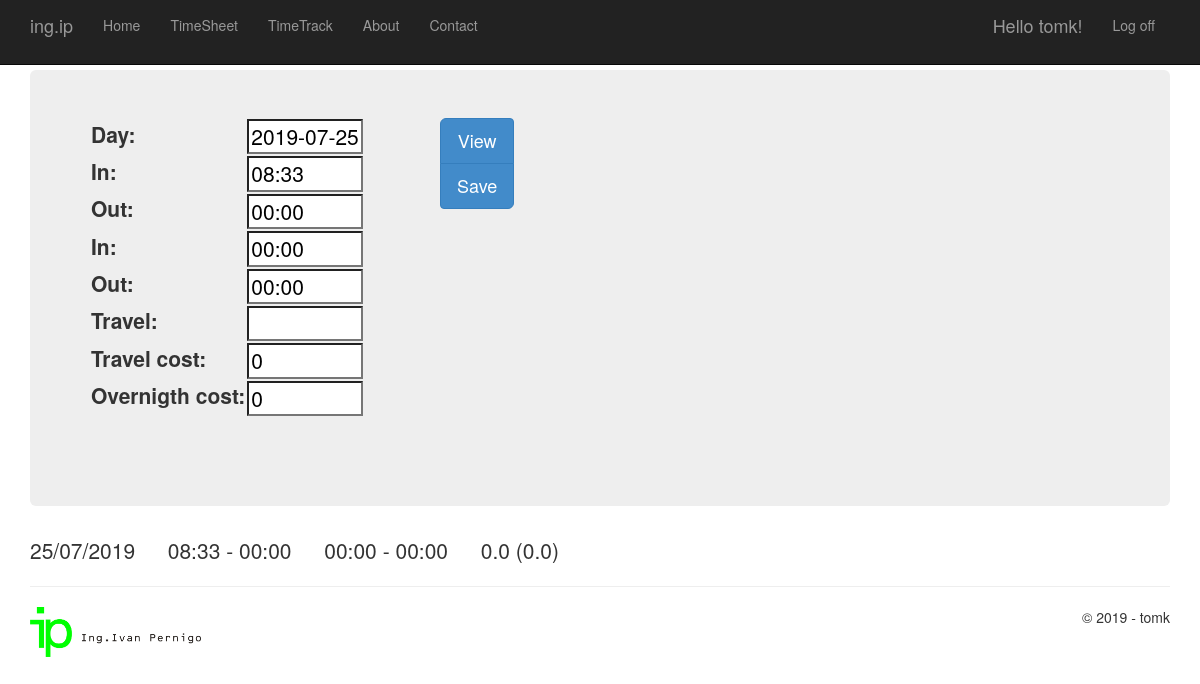
Screenshot of /dtform (signed in) with the database file from the repository.
### app/models.py (models this page shows, shortened)
class DayTime(models.Model):
    day = models.DateField('day', default=datetime.date.today, primary_key=True)
    totH = models.FloatField('day tot hour presence', default=0.0)
    offH = models.FloatField('day tot hour off', default=0.0)
    travel = models.CharField(max_length=50, blank=True)
    travel_cost = models.IntegerField('travel cost', default=0)
    overnigth_cost = models.IntegerField('overnigth cost', default=0)
    inM = models.TimeField('in:', default='00:00')
    outM = models.TimeField('out:', default='00:00')
    inA = models.TimeField('in:', default='00:00')
    outA = models.TimeField('out:', default='00:00')
    hol = models.BooleanField('hol:', default=False)
    decimaltotH = 0.00

### app/views.py (the view)
# urls.py: url(r'^dtform$', app.views.dtform, name='dtform'),
def dtform(request):
    assert isinstance(request, HttpRequest)
    qs = DayTime.objects.filter(day=datetime.datetime.now().strftime("%Y-%m-%d"))
    if qs.count() > 0:
        dt = qs[0]
    else:
        dt = DayTime()
    if request.method == "POST":
        form = PostDayTime(request.POST, instance=dt)
        if form.is_valid():
            if 'View' in form.data:
                day = request.POST.get('day')
                dt = DayTime.objects.get(day=day)
                form = PostDayTime(instance=dt)
            else:
                post = form.save(commit=False)
                post.totH = post.calc_totH()
                off = 8 - post.totH
                if off > 0:
                    post.offH = off
                else:
                    post.offH = 0
                post.save()
    else:
        form = PostDayTime(instance=dt)
    return render(
        request,
        'app/dtform.html',
        {
            'title':'Time track',
            'year':datetime.datetime.now().year,
            'day':datetime.datetime.now().strftime("%d/%m/%Y"),
            'form':form,
            'daytime':dt,
        }
    )

### app/forms.py
class PostDayTime(forms.ModelForm):
    class Meta:
        model = DayTime
        fields = ('day', 'inM', 'outM', 'inA', 'outA', 'travel', 'travel_cost', 'overnigth_cost')
        widgets = {
            'day': forms.DateInput(attrs={'class': 'day', 'size': 7}, format='%Y-%m-%d'),
            'inM': forms.TimeInput(attrs={'class': 'inM', 'size': 7}, format='%H:%M'),
            'outM': forms.TimeInput(attrs={'class': 'outM', 'size': 7}, format='%H:%M'),
            'inA': forms.TimeInput(attrs={'class': 'inA', 'size': 7}, format='%H:%M'),
            'outA': forms.TimeInput(attrs={'class': 'outA', 'size': 7}, format='%H:%M'),
            'travel' : forms.TextInput(attrs={'size': 7}),
            'travel_cost' : forms.TextInput(attrs={'size': 7}),
            'overnigth_cost' : forms.TextInput(attrs={'size': 7}),
        }

### app/templates/app/dtform.html (shortened to what this page needs)
﻿{% extends "app/layout.html" %}
{% block content %}
<div class="jumbotron">
    <form method="POST">
        <div class="row">
            <div class="col-md-4">
                <table class="lead">{{ form.as_table }}</table>
            </div>
            <div class="col-md-4">
                <div class="btn-group-vertical btn-group-lg">
                    <button type="submit" name="View" class="btn btn-primary">View</button>
                    <button type="submit" class="btn btn-primary">Save</button>
                </div>
            </div>
        </div>
    </form>
</div>
<p class="lead">{{daytime.day|date:"d/m/Y"}} &emsp; {{daytime.inM|date:"H:i"}} - {{daytime.outM|date:"H:i"}} &emsp; {{daytime.inA|date:"H:i"}} - {{daytime.outA|date:"H:i"}} &emsp; {{daytime.totH}}  ({{daytime.decimaltotH}})</p>
{% endblock %}

### app/templates/app/loginpartial.html (shortened to what this page needs)
{% if user.is_authenticated %}
<form id="logoutForm" action="/logout" method="post" class="navbar-right">
    <ul class="nav navbar-nav navbar-right">
        <li><span class="navbar-brand">Hello {{ user.username }}!</span></li>
        <li><a href="javascript:document.getElementById('logoutForm').submit()">Log off</a></li>
    </ul>
</form>
{% else %}
<ul class="nav navbar-nav navbar-right">
    <li><a href="{% url 'login' %}">Log in</a></li>
</ul>
{% endif %}

### app/static/app/content/site.css (style rules this page uses)
input, select, textarea { max-width: 280px; }

### rows the page displays
DayTime: day "25/07/2019", inM "08:33", outM "00:00", inA "00:00", outA "00:00", totH "0.0", decimaltotH "0.0"

### other values shown
{{ user.username }} "tomk"
